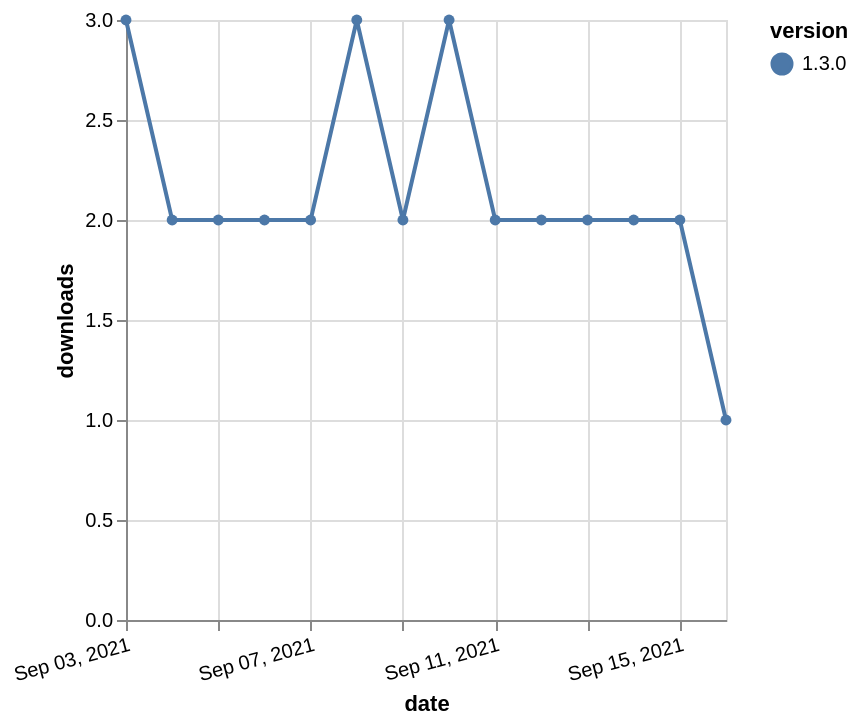

Describe this chart as a Vega-Lite specification.
### Vega-Lite specification from a JSON file in a GitHub repository (floating-point values rounded to 4 significant figures)
{"$schema": "https://vega.github.io/schema/vega-lite/v5.json", "description": "A simple bar chart with embedded data.", "data": {"values": [{"date": "2021-09-03", "total": 114, "delta": 3, "version": "1.3.0"}, {"date": "2021-09-04", "total": 116, "delta": 2, "version": "1.3.0"}, {"date": "2021-09-05", "total": 118, "delta": 2, "version": "1.3.0"}, {"date": "2021-09-06", "total": 120, "delta": 2, "version": "1.3.0"}, {"date": "2021-09-07", "total": 122, "delta": 2, "version": "1.3.0"}, {"date": "2021-09-08", "total": 125, "delta": 3, "version": "1.3.0"}, {"date": "2021-09-09", "total": 127, "delta": 2, "version": "1.3.0"}, {"date": "2021-09-10", "total": 130, "delta": 3, "version": "1.3.0"}, {"date": "2021-09-11", "total": 132, "delta": 2, "version": "1.3.0"}, {"date": "2021-09-12", "total": 134, "delta": 2, "version": "1.3.0"}, {"date": "2021-09-13", "total": 136, "delta": 2, "version": "1.3.0"}, {"date": "2021-09-14", "total": 138, "delta": 2, "version": "1.3.0"}, {"date": "2021-09-15", "total": 140, "delta": 2, "version": "1.3.0"}, {"date": "2021-09-16", "total": 141, "delta": 1, "version": "1.3.0"}]}, "width": "container", "mark": {"type": "line", "point": {"filled": true}}, "encoding": {"x": {"field": "date", "type": "temporal", "timeUnit": "yearmonthdate", "title": "date", "axis": {"labelAngle": -15}}, "y": {"field": "delta", "type": "quantitative", "title": "downloads"}, "color": {"field": "version", "type": "nominal"}, "tooltip": {"field": "delta"}}}
